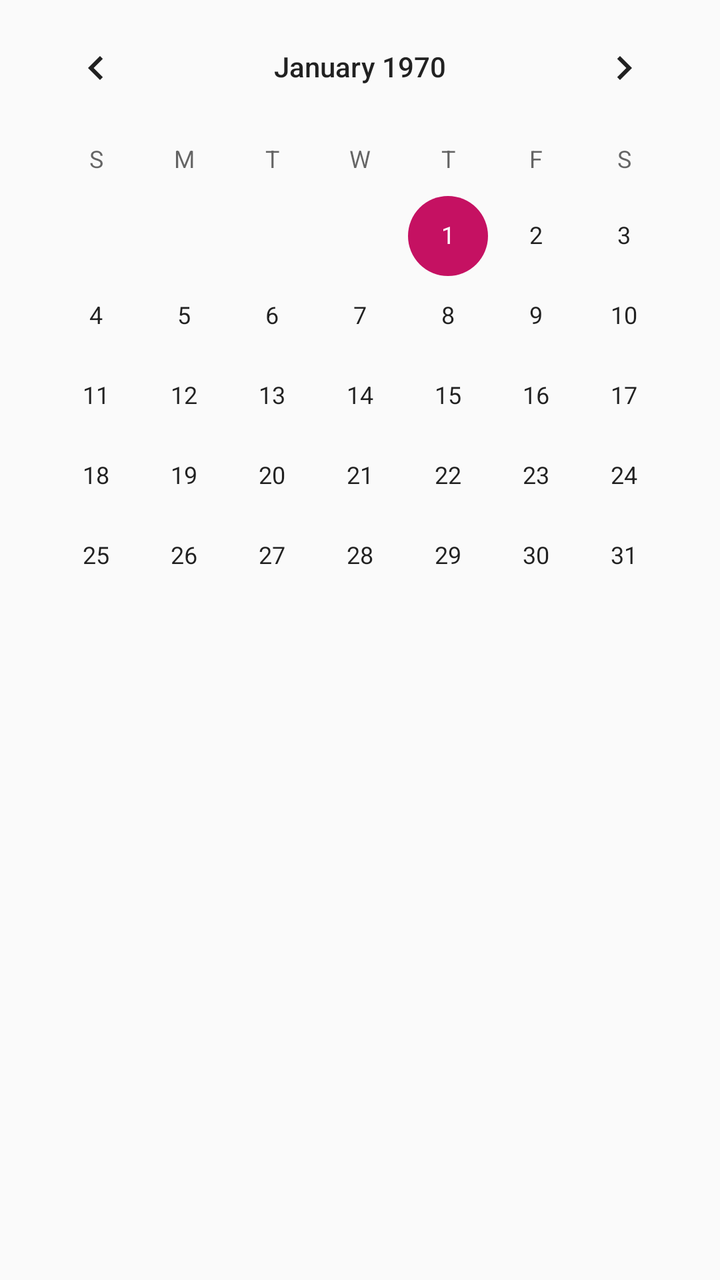
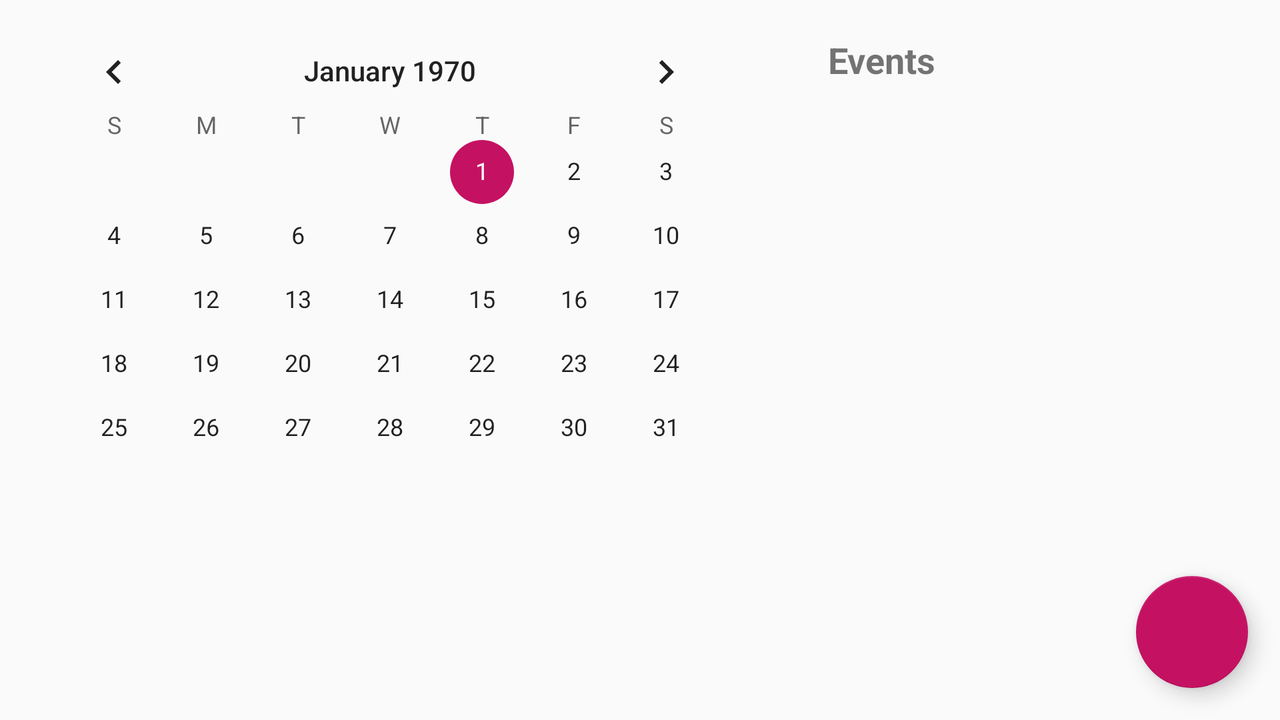

Compare how this app lays out the same screen by default and in its alternative resource folder. The renders come first, then the two layout files and the values they reference.
<!-- AndroidManifest.xml: application theme AppTheme -->
<!-- res/layout/fragment_calendar.xml -->
<?xml version="1.0" encoding="utf-8"?>
<androidx.constraintlayout.widget.ConstraintLayout xmlns:android="http://schemas.android.com/apk/res/android"
    xmlns:app="http://schemas.android.com/apk/res-auto"
    xmlns:tools="http://schemas.android.com/tools"
    android:id="@+id/constraintLayout"
    android:layout_width="match_parent"
    android:layout_height="match_parent"
    tools:context=".CalendarFragment" >

    <CalendarView
        android:id="@+id/calendarView"
        android:layout_width="wrap_content"
        android:layout_height="wrap_content"
        app:layout_constraintEnd_toEndOf="parent"
        app:layout_constraintStart_toStartOf="parent"
        app:layout_constraintTop_toTopOf="parent" />

    <ListView
        android:layout_width="match_parent"
        android:layout_height="wrap_content"
        android:layout_marginTop="10dp"
        app:layout_constraintEnd_toEndOf="parent"
        app:layout_constraintStart_toStartOf="parent"
        app:layout_constraintTop_toBottomOf="@+id/calendarView" />
</androidx.constraintlayout.widget.ConstraintLayout>
<!-- resources referenced by this layout -->
<resources>
  <style name="AppTheme" parent="Theme.AppCompat.Light.NoActionBar">
          <item name="colorPrimary">@color/primaryColor</item>
          <item name="colorPrimaryDark">@color/primaryDarkColor</item>
          <item name="colorAccent">@color/secondaryColor</item>
      </style>
  <color name="primaryColor">#795548</color>
  <color name="primaryDarkColor">#4b2c20</color>
  <color name="secondaryColor">#c51162</color>
</resources>
<!-- res/layout-land/fragment_calendar.xml (the author's variant of the layout above) -->
<!-- drawn on the phone turned sideways -->
<?xml version="1.0" encoding="utf-8"?>
<androidx.constraintlayout.widget.ConstraintLayout xmlns:android="http://schemas.android.com/apk/res/android"
    xmlns:app="http://schemas.android.com/apk/res-auto"
    xmlns:tools="http://schemas.android.com/tools"
    android:layout_width="match_parent"
    android:layout_height="match_parent"
    android:background="@color/backgroundColor"
    tools:context=".ui.calendar.CalendarFragment">

    <CalendarView
        android:id="@+id/calendarView"
        android:layout_width="0dp"
        android:layout_height="match_parent"
        android:layout_marginStart="16dp"
        android:layout_marginTop="16dp"
        app:layout_constraintStart_toStartOf="parent"
        app:layout_constraintTop_toTopOf="parent" />

    <TextView
        android:id="@+id/events_list_heading"
        android:layout_width="wrap_content"
        android:layout_height="wrap_content"
        android:layout_marginStart="24dp"
        android:layout_marginBottom="8dp"
        android:text="Events"
        android:textAlignment="center"
        android:textAllCaps="false"
        android:textSize="18sp"
        android:textStyle="bold"
        app:layout_constraintBottom_toTopOf="@+id/event_list_recycler_view"
        app:layout_constraintStart_toStartOf="@+id/event_list_recycler_view" />

    <com.google.android.material.floatingactionbutton.FloatingActionButton
        android:id="@+id/add_event_fab"
        android:layout_width="wrap_content"
        android:layout_height="wrap_content"
        android:layout_gravity="end|bottom"
        android:layout_margin="16dp"
        android:layout_marginEnd="16dp"
        android:layout_marginBottom="16dp"
        android:clickable="true"
        app:backgroundTint="@color/secondaryColor"
        app:fabSize="normal"
        app:layout_constraintBottom_toBottomOf="parent"
        app:layout_constraintEnd_toEndOf="parent"
        app:srcCompat="@drawable/ic_add" />

    <androidx.recyclerview.widget.RecyclerView
        android:id="@+id/event_list_recycler_view"
        android:layout_width="0dp"
        android:layout_height="wrap_content"
        android:layout_marginStart="16dp"
        android:layout_marginTop="50dp"
        android:layout_marginEnd="16dp"
        app:layout_constraintEnd_toEndOf="parent"
        app:layout_constraintStart_toEndOf="@+id/calendarView"
        app:layout_constraintTop_toTopOf="parent" />
</androidx.constraintlayout.widget.ConstraintLayout>
<!-- resources referenced by the variant -->
<!-- as the phone turned sideways resolves them -->
<resources>
  <color name="backgroundColor">#fafafa</color>
  <color name="secondaryColor">#c51162</color>
  <style name="AppTheme" parent="Theme.AppCompat.Light.NoActionBar">
          <item name="colorPrimary">@color/primaryColor</item>
          <item name="colorPrimaryDark">@color/primaryDarkColor</item>
          <item name="colorAccent">@color/secondaryColor</item>
      </style>
  <color name="primaryColor">#795548</color>
  <color name="primaryDarkColor">#4b2c20</color>
</resources>
